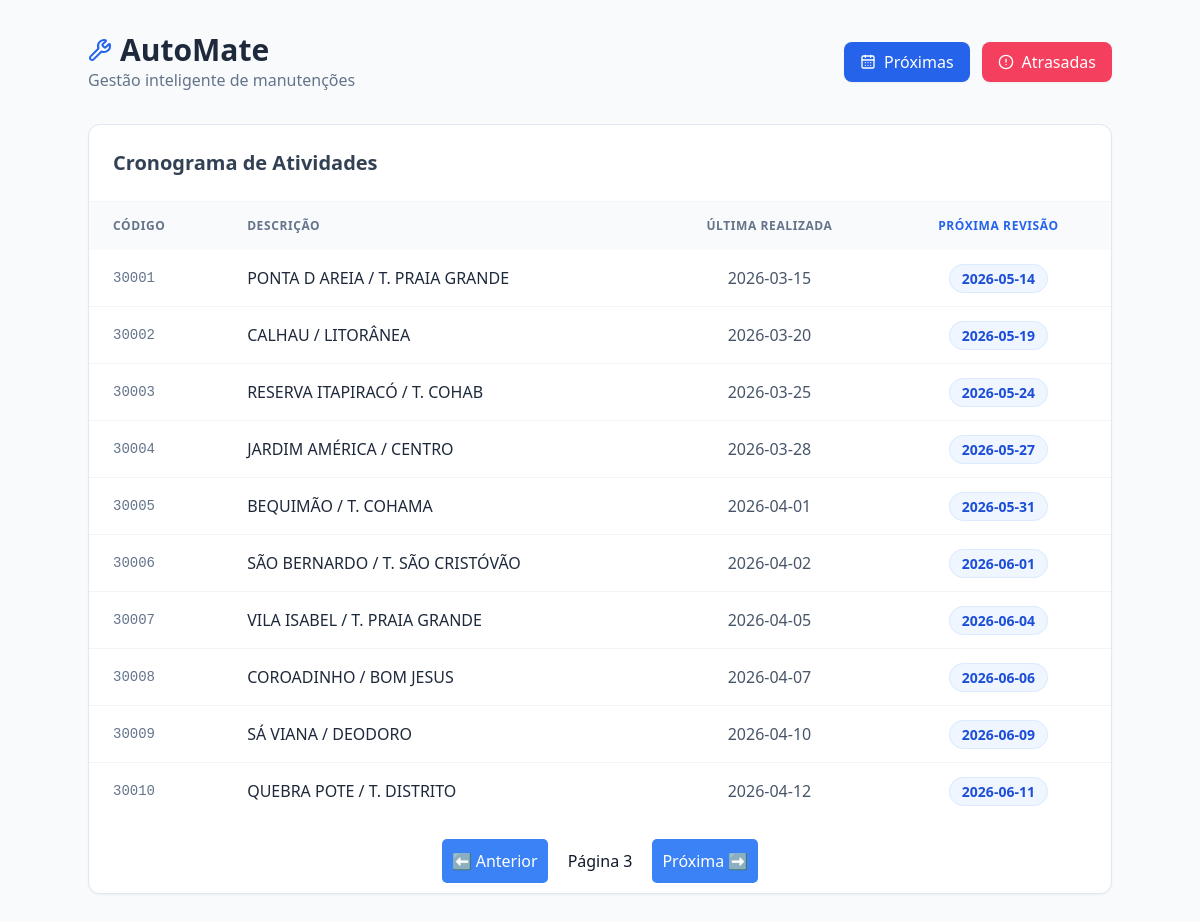
/?page=3, run on the app's committed database.
### tables this page shows
CREATE TABLE ONIBUS (Id INTEGER PRIMARY KEY AUTOINCREMENT, Codigo TEXT NOT NULL, Descricao TEXT NOT NULL, DataUltimaManutecao TEXT, DataProxManutecao TEXT);

### main.py (the view)
@app.route('/')
def home():
    page = request.args.get('page', 1, type=int)
    per_page = 10
    offset = (page - 1) * per_page
    conn = get_db_connection()
    query =f"""SELECT Codigo, Descricao, DataUltimaManutecao, DataProxManutecao FROM ONIBUS LIMIT {per_page} OFFSET {offset}"""
    df = pd.read_sql_query(query, conn)
    total_onibus = conn.execute('SELECT COUNT(*) FROM ONIBUS').fetchone()[0]
    conn.close()
    dados = df.to_dict(orient='records')
    has_next = total_onibus > (page * per_page)
    has_prev = page > 1
    return render_template("index.html",dados=dados,page=page,has_next=has_next,has_prev=has_prev)

### main.py (called while the page is built)
def get_db_connection():
    return sqlite3.connect('automate.db')

### templates/index.html (shortened to what this page needs)
<!DOCTYPE html>
<html lang="pt-br">
<head>
    <script src="https://cdn.tailwindcss.com"></script>
</head>
<body class="bg-slate-50 font-sans text-slate-900 p-4 md:p-8">
<div class="max-w-5xl mx-auto">
    <header class="flex flex-col md:flex-row md:items-center justify-between mb-8 gap-4">
        <div>
            <h1 class="text-3xl font-bold text-slate-800 flex items-center gap-2">
                <i data-lucide="wrench" class="text-blue-600"></i> AutoMate
            </h1>
            <p class="text-slate-500">Gestão inteligente de manutenções</p>
        </div>
        <div class="flex gap-3">
            <a href="/buscarProx" class="flex items-center gap-2 bg-blue-600 hover:bg-blue-700 text-white px-4 py-2 rounded-lg transition-all font-medium shadow-sm">
                <i data-lucide="calendar-days" class="w-4 h-4"></i> Próximas
            </a>
            <a href="/buscarAtras" class="flex items-center gap-2 bg-rose-500 hover:bg-rose-600 text-white px-4 py-2 rounded-lg transition-all font-medium shadow-sm">
                <i data-lucide="alert-circle" class="w-4 h-4"></i> Atrasadas
            </a>
        </div>
    </header>
    <main class="bg-white rounded-xl shadow-sm border border-slate-200 overflow-hidden">
        <div class="p-6 border-b border-slate-100">
            <h2 class="text-xl font-semibold text-slate-700">Cronograma de Atividades</h2>
        </div>
        {% if dados %}
        <div class="overflow-x-auto">
            <table class="w-full text-left border-collapse">
                <thead>
                <tr class="bg-slate-50 text-slate-500 uppercase text-xs font-bold tracking-wider">
                    <th class="px-6 py-4">Código</th>
                    <th class="px-6 py-4">Descrição</th>
                    <th class="px-6 py-4 text-center">Última Realizada</th>
                    <th class="px-6 py-4 text-center text-blue-600">Próxima Revisão</th>
                </tr>
                </thead>
                <tbody class="divide-y divide-slate-100">
                {% for dado in dados %}
                <tr class="hover:bg-slate-50 transition-colors">
                    <td class="px-6 py-4 font-mono text-sm text-slate-500">{{ dado.Codigo }}</td>
                    <td class="px-6 py-4 font-medium text-slate-800">{{ dado.Descricao }}</td>
                    <td class="px-6 py-4 text-center text-slate-600">{{ dado.DataUltimaManutecao }}</td>
                    <td class="px-6 py-4 text-center">
                                <span class="bg-blue-50 text-blue-700 px-3 py-1 rounded-full text-sm font-semibold border border-blue-100">
                                    {{ dado.DataProxManutecao }}
                                </span>
                    </td>
                </tr>
                {% endfor %}
                </tbody>
            </table>
        </div>
        {% else %}
        <div class="flex flex-col items-center justify-center p-12 text-slate-400">
            <i data-lucide="clipboard-check" class="w-12 h-12 mb-4 opacity-20"></i>
            <p class="text-lg">Tudo em dia! Nenhuma manutenção pendente.</p>
        </div>
        {% endif %}
        <div style="margin-top: 20px; margin-bottom: 10px;display: flex; gap: 10px; justify-content: center;">
        {% if has_prev %}
            <a href="{{ url_for('home', page=page-1) }}" style="padding: 10px; background: #3b82f6; color: white; text-decoration: none; border-radius: 5px;">⬅️ Anterior</a>
        {% endif %}
        <span style="padding: 10px;">Página {{ page }}</span>
        {% if has_next %}
            <a href="{{ url_for('home', page=page+1) }}" style="padding: 10px; background: #3b82f6; color: white; text-decoration: none; border-radius: 5px;">Próxima ➡️</a>
        {% endif %}
        </div>
    </main>
</div>
</body>
</html>

### data on the page
ONIBUS: Codigo "30001", Descricao "PONTA D AREIA / T. PRAIA GRANDE", DataUltimaManutecao "2026-03-15", DataProxManutecao "2026-05-14"
ONIBUS: Codigo "30002", Descricao "CALHAU / LITORÂNEA", DataUltimaManutecao "2026-03-20", DataProxManutecao "2026-05-19"
ONIBUS: Codigo "30003", Descricao "RESERVA ITAPIRACÓ / T. COHAB", DataUltimaManutecao "2026-03-25", DataProxManutecao "2026-05-24"
ONIBUS: Codigo "30004", Descricao "JARDIM AMÉRICA / CENTRO", DataUltimaManutecao "2026-03-28", DataProxManutecao "2026-05-27"
ONIBUS: Codigo "30005", Descricao "BEQUIMÃO / T. COHAMA", DataUltimaManutecao "2026-04-01", DataProxManutecao "2026-05-31"
ONIBUS: Codigo "30006", Descricao "SÃO BERNARDO / T. SÃO CRISTÓVÃO", DataUltimaManutecao "2026-04-02", DataProxManutecao "2026-06-01"
ONIBUS: Codigo "30007", Descricao "VILA ISABEL / T. PRAIA GRANDE", DataUltimaManutecao "2026-04-05", DataProxManutecao "2026-06-04"
ONIBUS: Codigo "30008", Descricao "COROADINHO / BOM JESUS", DataUltimaManutecao "2026-04-07", DataProxManutecao "2026-06-06"
ONIBUS: Codigo "30009", Descricao "SÁ VIANA / DEODORO", DataUltimaManutecao "2026-04-10", DataProxManutecao "2026-06-09"
ONIBUS: Codigo "30010", Descricao "QUEBRA POTE / T. DISTRITO", DataUltimaManutecao "2026-04-12", DataProxManutecao "2026-06-11"

### other printed values
{{ page }} "3"
